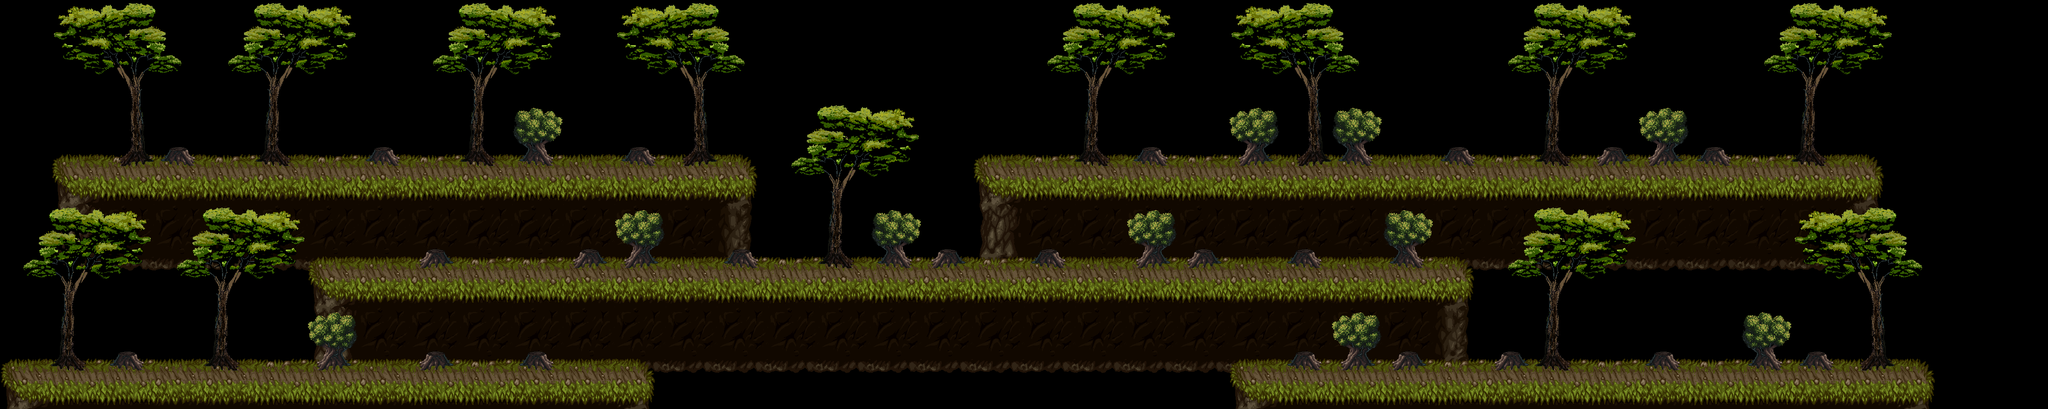

A 2D game scene composited from a Tiled map and its tileset images. What follows is a short description and the map's XML, with each tile layer's data collapsed to a summary:
An orthogonal 40x8 tile map with 128x128 px tiles, 3 tile layers (Terrain Background, CollisionTop, Background).

<map version="1.0" orientation="orthogonal" width="40" height="8" tilewidth="128" tileheight="128">
 <tileset firstgid="1" name="tiles_aubrey" tilewidth="128" tileheight="128">
  <image source="tiles_aubrey.png" width="2048" height="2048" />
 </tileset>
 <layer name="Terrain Background" width="40" height="8">
  <data>[320 cells, 110 non-empty, 6 distinct tile ids]</data>
 </layer>
 <layer name="CollisionTop" width="40" height="8">
  <data>[320 cells, 82 non-empty, 4 distinct tile ids]</data>
 </layer>
 <layer name="Background" width="40" height="8">
  <data>[320 cells, 200 non-empty, 16 distinct tile ids]</data>
 </layer>
</map>
